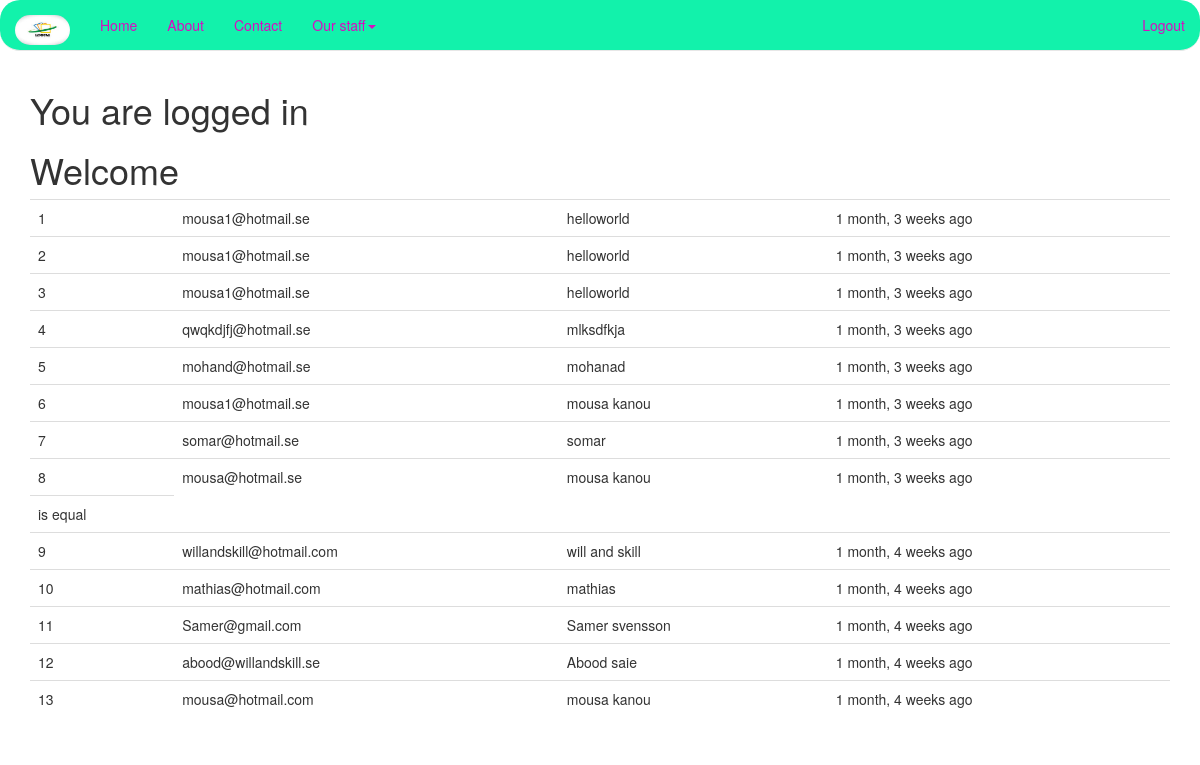
The app's page / (signed in), older data.
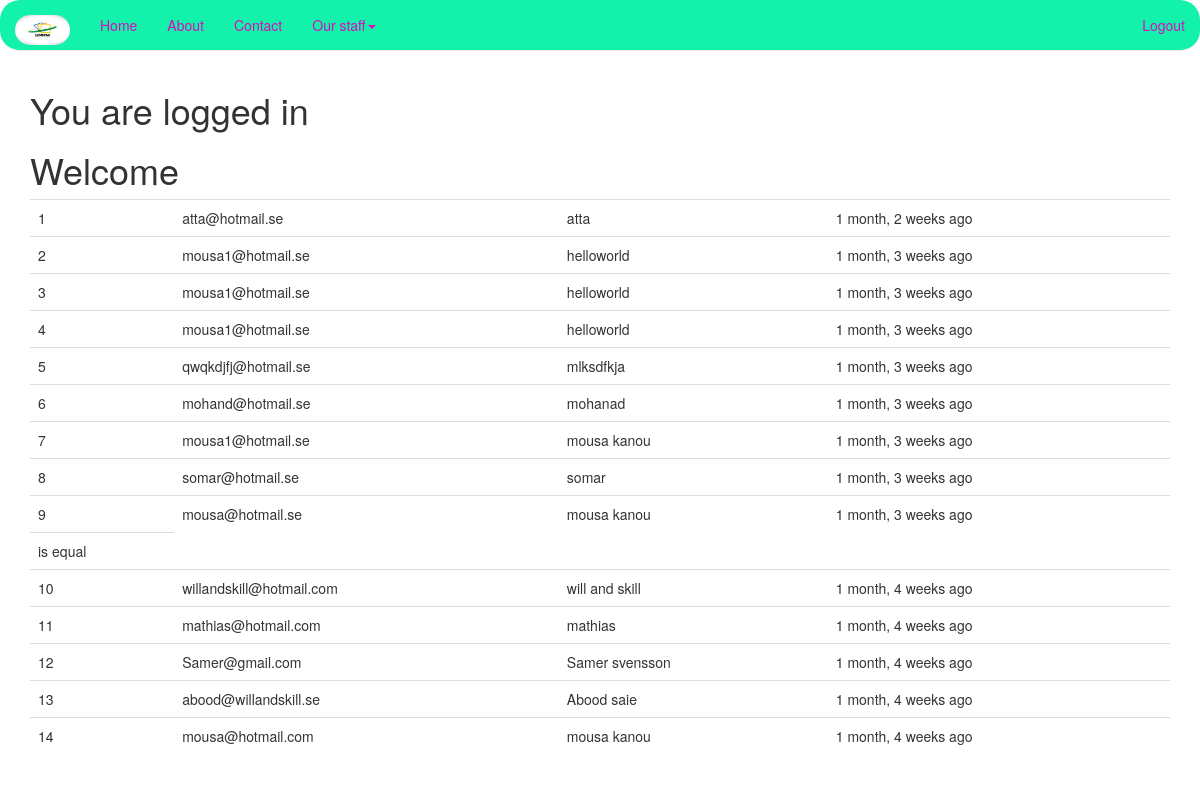
The same page, newer data.
### newsletter/models.py (models this page shows, shortened)
class SignUp(models.Model):
	email = models.EmailField()
	full_name = models.CharField(max_length=120, blank=False, null=True)
	timestamp = models.DateTimeField(auto_now_add=True, auto_now=False)
	update = models.DateTimeField(auto_now_add=False, auto_now=True)

### newsletter/views.py (the view)
# urls.py: 2. Add a URL to urlpatterns:  url(r'^$', views.home, name='home')
def home(request):
	title = 'Sign up'
	form = SignUpForm(request.POST or None)
	context = {
		"title": title,
		"form": form,
	}
	if form.is_valid():
		form.save()
		context = {
				"title": "Thank you"
		}
	if request.user.is_authenticated  and request.user.is_staff:
		queryset = SignUp.objects.all().order_by('-timestamp')
		context = {
			"queryset": queryset,
		}
	return render(request, "home.html", context)

### templates/home.html (shortened to what this page needs)
{% extends "base.html" %}
{% load crispy_forms_tags %}
{% load staticfiles %}
{% block content %}
 {% if request.user.is_authenticated %}
	<h1> You are logged in </h1>
	{% if queryset %}
		<h1>Welcome</h1>
	<table class='table'>
	{% for instance in queryset %}
		<tr><td>{{ forloop.counter }}</td><td>{{ instance.email }}</td><td>{{ instance.full_name }}</td><td>{{ instance.timestamp|timesince }} ago</td></tr>
		{% if instance.email == "mousa@hotmail.se" %}
		<tr><td>is equal</td></tr>
		{% endif %}
	{% endfor %}
	</table>
	{% endif %}
 {% endif %}
{% endblock %}

### templates/base.html (shortened to what this page needs)
{% load staticfiles %}
<!DOCTYPE html>
<html lang="en">
  <head>
    {% include 'head_css.html' %}
  </head>
  <body>
  {% include 'navbar.html' %}
  <div class="container">
  {% block content %}
  {% endblock %}
  </div>
  </body>
</html>

### templates/head_css.html
{% load staticfiles %}
    <link rel="stylesheet" href="https://maxcdn.bootstrapcdn.com/font-awesome/4.5.0/css/font-awesome.min.css">
    <link href="{% static 'css/bootstrap.min.css' %}" rel="stylesheet">
    <link href="{% static 'css/navbar-static-top.css' %}" rel="stylesheet">
    <link href="{% static 'css/custom.css' %}" rel="stylesheet">

### templates/navbar.html (shortened to what this page needs)
    {% load staticfiles %}
    <nav class="navbar navbar-default navbar-static-top">
      <div class="container-fluid">
        <div class="navbar-header">
          <a class="navbar-brand"><img src="{% static 'img/mobile_icon.jpg' %}"<br/></a>
        </div>
        <div id="navbar" class="navbar-collapse collapse">
           <ul class="nav navbar-nav">
            <li><a href="{% url 'home' %}">Home</a></li>
            <li><a href="{% url 'about' %}">About</a></li>
            <li><a href="{% url 'contact' %}">Contact</a></li>
             <li class="dropdown">
              <a href="#" class="dropdown-toggle" data-toggle="dropdown" role="button" aria-haspopup="true" aria-expanded="false">Our staff<span class="caret"></span></a>
            </li>
          </ul>
          <ul class="nav navbar-nav navbar-right">
          {% if request.user.is_authenticated %}
            <li><a href='{% url 'auth_logout' %}'>Logout</a></li>
           {% else %}
            <li><a href='{% url 'registration_register' %}'></a></li>
            {% endif %}
          </ul>
        </div>
      </div>
    </nav>

### templates/javaScript.html (shortened to what this page needs)
{% load staticfiles %}

### static_in_pro/our_static/css/navbar-static-top.css (style rules this page uses)
body { min-height: 1400px; }
.navbar-static-top { margin-bottom: 19px; background-color:#12F2AB; border-radius: 20px; }
.navbar-default .navbar-brand { color: #D70DBF; }
.navbar-default .navbar-nav > li > a { color: #D70DBF; }

### static_in_pro/our_static/css/custom.css (style rules this page uses)
.navbar-brand > img { display: block; height: 30px; width: 55px; border-radius: 20px; }

Row changes from the older to the newer data that the page shows:
added SignUp: email "atta@hotmail.se", full_name "atta", timestamp "1 month, 2 weeks"
